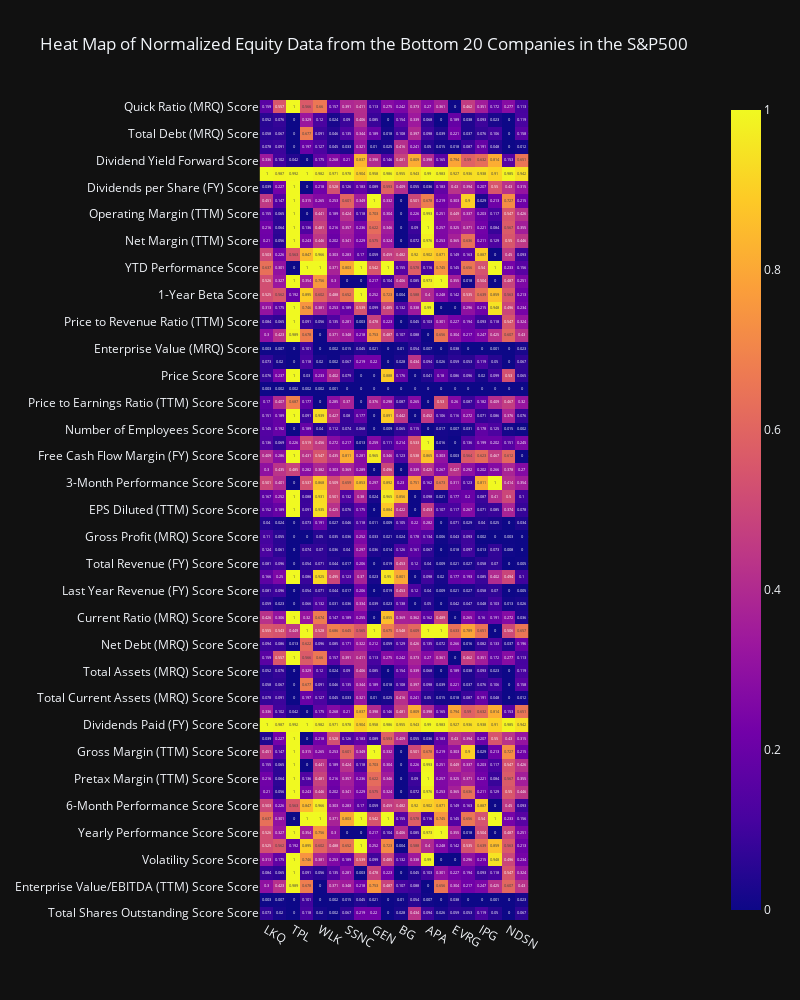
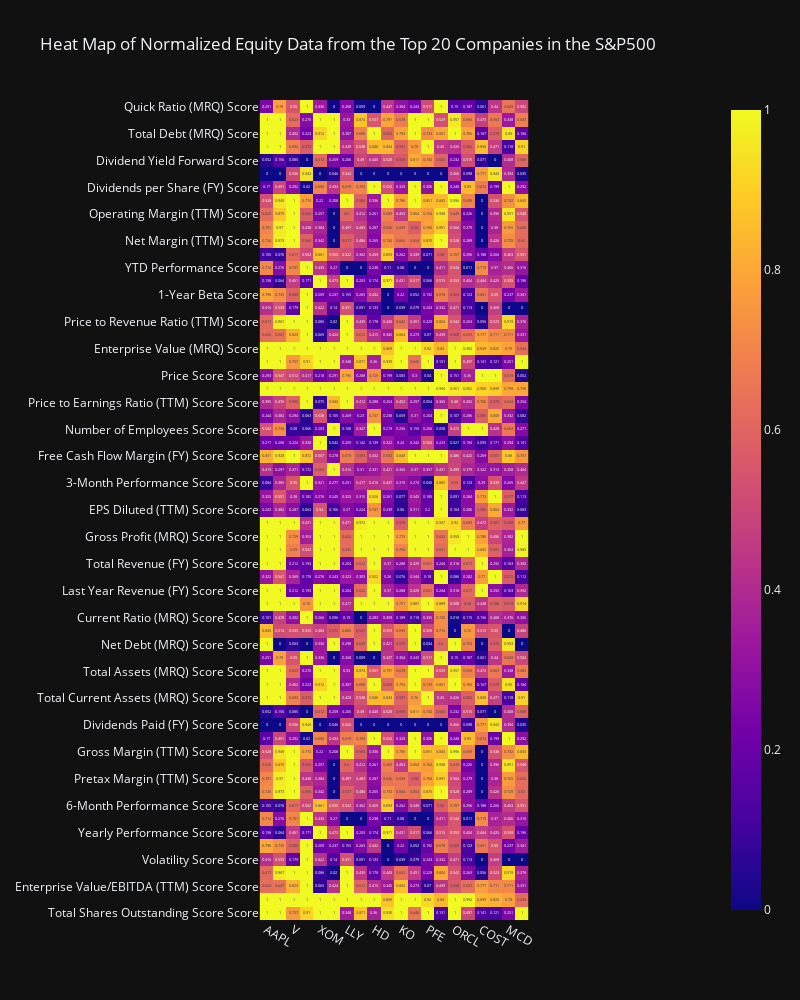

The code cell stored with these charts, in order, in its notebook:
### Code cell
sort_by = 'Market Capitalization'

display(
viz.heatmap_plot(
    mega_df,
    'Heat Map of Normalized Equity Data from the Bottom 20 Companies in the S&P500',
    500,
    20,
    True,
    plot_width=800,
    plot_height=1000,
    sort_by=sort_by),
viz.heatmap_plot(
    mega_df,
    'Heat Map of Normalized Equity Data from the Top 20 Companies in the S&P500',
    500,
    20,
    False,
    plot_width=800,
    plot_height=1000,
    sort_by=sort_by))

### Figure 1 — Plotly figure (JSON) as saved in the notebook; plotly's stock layout.template omitted (floating-point values rounded to 4 significant figures; data arrays with more than 128 entries replaced by an {"elided": "..."} marker saying what was removed)
{"data": [{"coloraxis": "coloraxis", "hovertemplate": "x: %{x}<br>y: %{y}<br>color: %{z}<extra></extra>", "name": "0", "texttemplate": "%{z}", "type": "heatmap", "x": ["LKQ", "J", "TPL", "MGM", "WLK", "AVY", "SSNC", "PARA", "GEN", "POOL", "BG", "VTRS", "APA", "LW", "EVRG", "NTAP", "IPG", "STX", "NDSN", "LNT"], "xaxis": "x", "y": ["Quick Ratio (MRQ) Score", "Total Assets (MRQ) Score", "Total Debt (MRQ) Score", "Total Current Assets (MRQ) Score", "Dividend Yield Forward Score", "Dividends Paid (FY) Score", "Dividends per Share (FY) Score", "Gross Margin (TTM) Score", "Operating Margin (TTM) Score", "Pretax Margin (TTM) Score", "Net Margin (TTM) Score", "6-Month Performance Score", "YTD Performance Score", "Yearly Performance Score", "1-Year Beta Score", "Volatility Score", "Price to Revenue Ratio (TTM) Score", "Enterprise Value/EBITDA (TTM) Score", "Enterprise Value (MRQ) Score", "Total Shares Outstanding Score", "Price Score Score", "Market Capitalization Score Score", "Price to Earnings Ratio (TTM) Score Score", "Basic EPS (TTM) Score Score", "Number of Employees Score Score", "Free Cash Flow (Annual YoY Growth) Score Score", "Free Cash Flow Margin (FY) Score Score", "Free Cash Flow (Quarterly YoY Growth) Score Score", "3-Month Performance Score Score", "Basic EPS (FY) Score Score", "EPS Diluted (TTM) Score Score", "EBITDA (TTM) Score Score", "Gross Profit (MRQ) Score Score", "Gross Profit (FY) Score Score", "Total Revenue (FY) Score Score", "EPS Diluted (FY) Score Score", "Last Year Revenue (FY) Score Score", "Net Income (FY) Score Score", "Current Ratio (MRQ) Score Score", "Debt to Equity Ratio (MRQ) Score Score", "Net Debt (MRQ) Score Score", "Quick Ratio (MRQ) Score Score", "Total Assets (MRQ) Score Score", "Total Debt (MRQ) Score Score", "Total Current Assets (MRQ) Score Score", "Dividend Yield Forward Score Score", "Dividends Paid (FY) Score Score", "Dividends per Share (FY) Score Score", "Gross Margin (TTM) Score Score", "Operating Margin (TTM) Score Score", "Pretax Margin (TTM) Score Score", "Net Margin (TTM) Score Score", "6-Month Performance Score Score", "YTD Performance Score Score", "Yearly Performance Score Score", "1-Year Beta Score Score", "Volatility Score Score", "Price to Revenue Ratio (TTM) Score Score", "Enterprise Value/EBITDA (TTM) Score Score", "Enterprise Value (MRQ) Score Score", "Total Shares Outstanding Score Score"], "yaxis": "y", "z": {"elided": "61x20 float values"}}], "layout": {"coloraxis": {"colorscale": [[0, "#0d0887"], [0.1111, "#46039f"], [0.2222, "#7201a8"], [0.3333, "#9c179e"], [0.4444, "#bd3786"], [0.5556, "#d8576b"], [0.6667, "#ed7953"], [0.7778, "#fb9f3a"], [0.8889, "#fdca26"], [1, "#f0f921"]]}, "height": 1000, "title": {"text": "Heat Map of Normalized Equity Data from the Bottom 20 Companies in the S&P500"}, "width": 800, "xaxis": {"anchor": "y", "constrain": "domain", "domain": [0, 1], "scaleanchor": "y"}, "yaxis": {"anchor": "x", "autorange": "reversed", "constrain": "domain", "domain": [0, 1]}}}

### Figure 2 — Plotly figure (JSON) as saved in the notebook; plotly's stock layout.template omitted (floating-point values rounded to 4 significant figures; data arrays with more than 128 entries replaced by an {"elided": "..."} marker saying what was removed)
{"data": [{"coloraxis": "coloraxis", "hovertemplate": "x: %{x}<br>y: %{y}<br>color: %{z}<extra></extra>", "name": "0", "texttemplate": "%{z}", "type": "heatmap", "x": ["AAPL", "MSFT", "V", "NVDA", "XOM", "WMT", "LLY", "PG", "HD", "MRK", "KO", "ABBV", "PFE", "AVGO", "ORCL", "PEP", "COST", "TMO", "MCD", "CSCO"], "xaxis": "x", "y": ["Quick Ratio (MRQ) Score", "Total Assets (MRQ) Score", "Total Debt (MRQ) Score", "Total Current Assets (MRQ) Score", "Dividend Yield Forward Score", "Dividends Paid (FY) Score", "Dividends per Share (FY) Score", "Gross Margin (TTM) Score", "Operating Margin (TTM) Score", "Pretax Margin (TTM) Score", "Net Margin (TTM) Score", "6-Month Performance Score", "YTD Performance Score", "Yearly Performance Score", "1-Year Beta Score", "Volatility Score", "Price to Revenue Ratio (TTM) Score", "Enterprise Value/EBITDA (TTM) Score", "Enterprise Value (MRQ) Score", "Total Shares Outstanding Score", "Price Score Score", "Market Capitalization Score Score", "Price to Earnings Ratio (TTM) Score Score", "Basic EPS (TTM) Score Score", "Number of Employees Score Score", "Free Cash Flow (Annual YoY Growth) Score Score", "Free Cash Flow Margin (FY) Score Score", "Free Cash Flow (Quarterly YoY Growth) Score Score", "3-Month Performance Score Score", "Basic EPS (FY) Score Score", "EPS Diluted (TTM) Score Score", "EBITDA (TTM) Score Score", "Gross Profit (MRQ) Score Score", "Gross Profit (FY) Score Score", "Total Revenue (FY) Score Score", "EPS Diluted (FY) Score Score", "Last Year Revenue (FY) Score Score", "Net Income (FY) Score Score", "Current Ratio (MRQ) Score Score", "Debt to Equity Ratio (MRQ) Score Score", "Net Debt (MRQ) Score Score", "Quick Ratio (MRQ) Score Score", "Total Assets (MRQ) Score Score", "Total Debt (MRQ) Score Score", "Total Current Assets (MRQ) Score Score", "Dividend Yield Forward Score Score", "Dividends Paid (FY) Score Score", "Dividends per Share (FY) Score Score", "Gross Margin (TTM) Score Score", "Operating Margin (TTM) Score Score", "Pretax Margin (TTM) Score Score", "Net Margin (TTM) Score Score", "6-Month Performance Score Score", "YTD Performance Score Score", "Yearly Performance Score Score", "1-Year Beta Score Score", "Volatility Score Score", "Price to Revenue Ratio (TTM) Score Score", "Enterprise Value/EBITDA (TTM) Score Score", "Enterprise Value (MRQ) Score Score", "Total Shares Outstanding Score Score"], "yaxis": "y", "z": {"elided": "61x20 float values"}}], "layout": {"coloraxis": {"colorscale": [[0, "#0d0887"], [0.1111, "#46039f"], [0.2222, "#7201a8"], [0.3333, "#9c179e"], [0.4444, "#bd3786"], [0.5556, "#d8576b"], [0.6667, "#ed7953"], [0.7778, "#fb9f3a"], [0.8889, "#fdca26"], [1, "#f0f921"]]}, "height": 1000, "title": {"text": "Heat Map of Normalized Equity Data from the Top 20 Companies in the S&P500"}, "width": 800, "xaxis": {"anchor": "y", "constrain": "domain", "domain": [0, 1], "scaleanchor": "y"}, "yaxis": {"anchor": "x", "autorange": "reversed", "constrain": "domain", "domain": [0, 1]}}}
